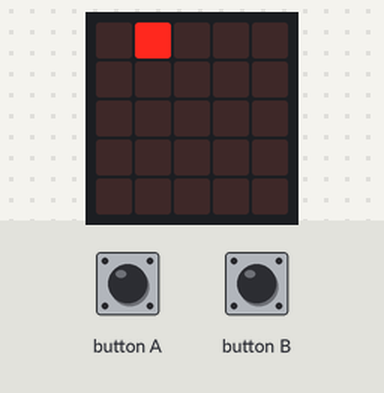
Recording of a program running on a simulated BBC micro:bit (MakeCode). Shown: the board's 5×5 LED display. Inputs (shaded band) come from the test bench.

Above: at 0.6 s.
At 5.9 s:
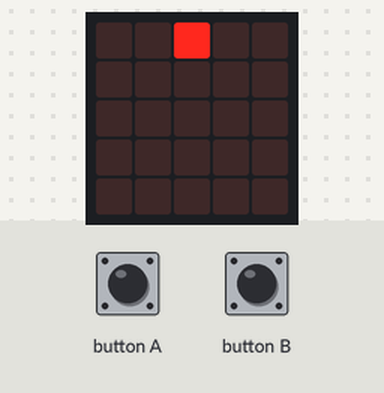
6.0 s: button A pressed 2 times (0.12 s each, 0.3 s apart)
At 7.3 s:
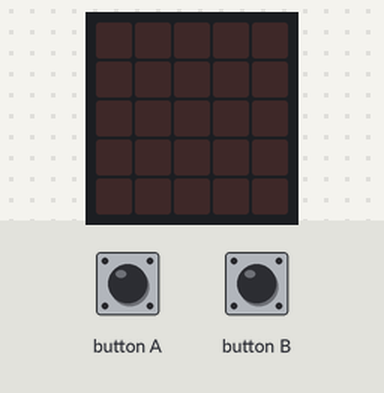
At 8.3 s:
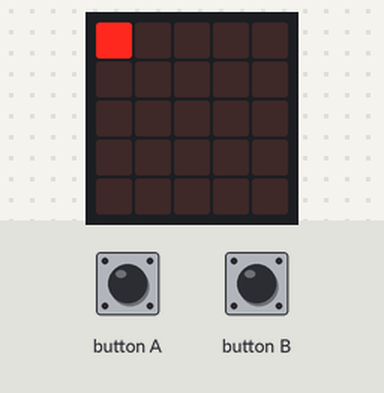
Timing chart, 0 to 9.8 s (numbered marks = the images above; inputs shaded):
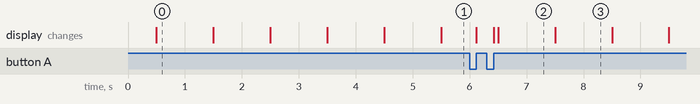

Measured:
- what the display in image 0 shows lasts 1.0 s, from 0.5 s to 1.5 s

The program:

main.ts
```typescript
input.onButtonPressed(Button.A, function () {
    if (led2 > 0) {
        led.unplot(led2, 0)
        led2 += -1
        led.plot(led2, 0)
    }
})
input.onButtonPressed(Button.B, function () {
    if (led2 < 4) {
        led.unplot(led2, 0)
        led2 += 1
        led.plot(led2, 0)
    }
})
let led2 = 0
led2 = 0
led.plot(led2, 0)
basic.forever(function () {
    while (led2 < 4 || led2 > 0) {
        while (led2 < 4) {
            basic.pause(500)
            led.unplot(led2, 0)
            led2 += 1
            led.plot(led2, 0)
            basic.pause(500)
        }
        while (led2 > 0) {
            basic.pause(500)
            led.unplot(led2, 0)
            led2 += -1
            led.plot(led2, 0)
            basic.pause(500)
        }
    }
})
```

test.ts
```typescript
// les tests vont ici ; cela ne sera pas compilé si ce paquet est utilisé en tant qu'extension.
```
